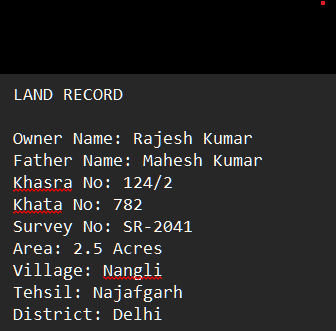
#> input picture documents/samplee.png, 336 x 331 px
$ python preprocess.py
#> lines starting #> are read from the running program, lines starting #| are printed output that depends on the picture; after the words box and inside, x2 and y2 are one past the last pixel; in counts of white or black regions, pixels touching at a corner belong together
import cv2


def preprocess_image(input_path, output_path):
#> called with input_path = 'documents/samplee.png', output_path = 'documents/processed.png'
    image = cv2.imread(input_path)
#> image is the input picture: shape (331, 336, 3); mean B, G, R 39.4, 39.4, 40

    if image is None:
        raise FileNotFoundError(f"Could not read: {input_path}")

    # Convert to grayscale
    gray = cv2.cvtColor(image, cv2.COLOR_BGR2GRAY)
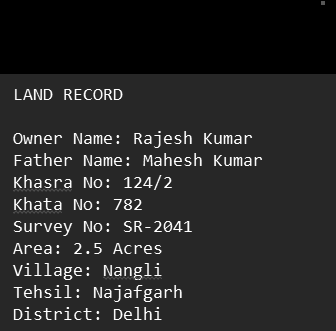
#> gray: shape (331, 336); min 0, max 255, mean 39.6

    # Reduce small noise
    denoised = cv2.GaussianBlur(gray, (3, 3), 0)
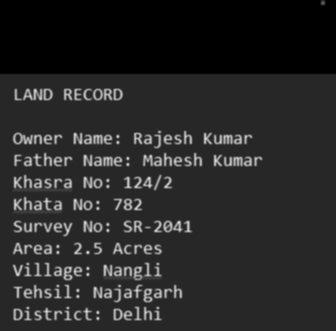
#> denoised: shape (331, 336); min 0, max 224, mean 39.6

    # Adaptive threshold
    processed = cv2.adaptiveThreshold(
        denoised,
        255,
        cv2.ADAPTIVE_THRESH_GAUSSIAN_C,
        cv2.THRESH_BINARY,
        31,
        11
    )
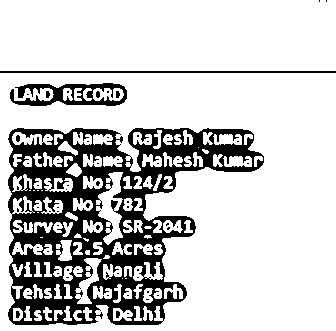
#> processed: shape (331, 336); 79.2% white; 68 black regions (59 under 20 px), largest, box (x1, y1, x2, y2) and area: (8, 128, 264, 325) 20779, (10, 83, 127, 106) 1358, (0, 71, 336, 73) 672

    cv2.imwrite(output_path, processed)

    return output_path


if __name__ == "__main__":
    input_file = "documents/samplee.png"
    output_file = "documents/processed.png"

    preprocess_image(input_file, output_file)

    print("✅ Preprocessing complete!")
    print(f"Saved to: {output_file}")

$ run again, with documents/sample2.png copied over documents/samplee.png
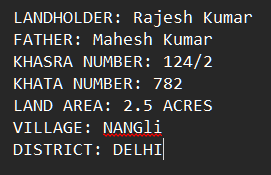
#> input picture documents/sample2.png, 271 x 175 px
#> in preprocess_image, image is the input picture: shape (175, 271, 3); mean B, G, R 56.6, 56.6, 57.1
#> in preprocess_image, `denoised = cv2.GaussianBlur(gray, (3, 3), 0)`:
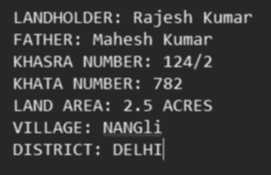
#> denoised: shape (175, 271); min 39, max 224, mean 56.8
#> in preprocess_image, `processed = cv2.adaptiveThreshold( denoised, 255, cv2.ADAPTIVE_THRESH_..`:
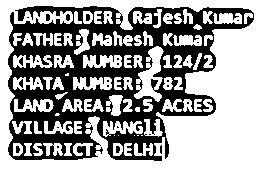
#> processed: shape (175, 271); 62.8% white; 45 black regions (36 under 20 px), largest, box (x1, y1, x2, y2) and area: (8, 6, 254, 161) 17347, (46, 14, 50, 21) 26, (86, 14, 90, 21) 26
